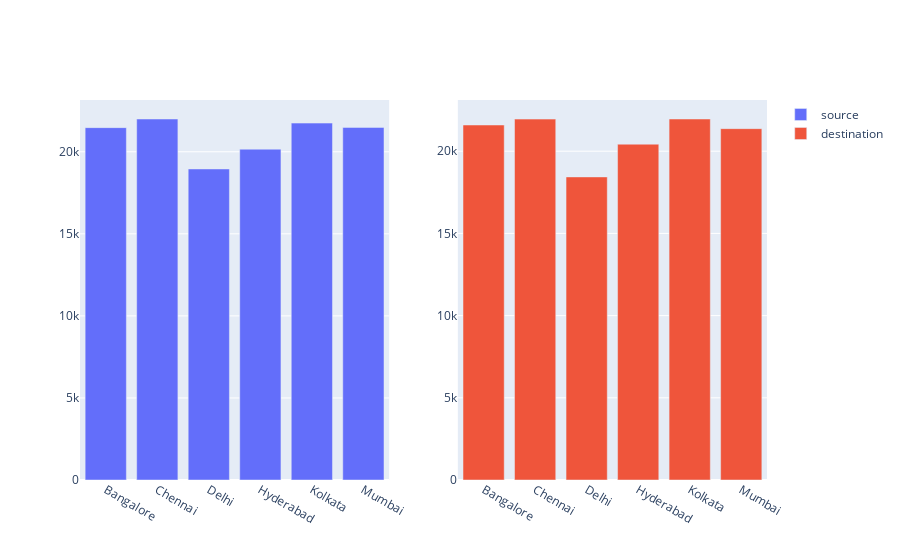

Notebook cell for this chart:
### Markdown cell above
- Lets consider a source and a destination and check which is the operator that is operating most number of services in that route
    - How does the source city affect the price
        - Delhi is the cheapest destination/Source to travel for/from and chennai is the most expensive place to reach or to travel from

### Code cell
fig = make_subplots(rows=1,cols=2)
source_city = list(data.groupby('source_city').mean()['price'].values)
source_cities = [i for i,df in data.groupby('source_city')]
destination_city = list(data.groupby('destination_city').mean()['price'].values)
destination_cities = [i for i,df in data.groupby('destination_city')]

fig.add_trace(go.Bar(y = source_city, x = source_cities,name = "source"),row=1,col=1)
fig.add_trace(go.Bar(y = destination_city, x = destination_cities,name = "destination"),row=1,col=2)

### Figure 1 — Plotly figure (JSON) as saved in the notebook; plotly's stock layout.template omitted (floating-point values rounded to 4 significant figures)
{"data": [{"name": "source", "type": "bar", "x": ["Bangalore", "Chennai", "Delhi", "Hyderabad", "Kolkata", "Mumbai"], "xaxis": "x", "y": [21470.0, 22000.0, 18950.0, 20160.0, 21750.0, 21480.0], "yaxis": "y"}, {"name": "destination", "type": "bar", "x": ["Bangalore", "Chennai", "Delhi", "Hyderabad", "Kolkata", "Mumbai"], "xaxis": "x2", "y": [21590.0, 21950.0, 18440.0, 20430.0, 21960.0, 21370.0], "yaxis": "y2"}], "layout": {"xaxis": {"anchor": "y", "domain": [0, 0.45]}, "xaxis2": {"anchor": "y2", "domain": [0.55, 1]}, "yaxis": {"anchor": "x", "domain": [0, 1]}, "yaxis2": {"anchor": "x2", "domain": [0, 1]}}}
